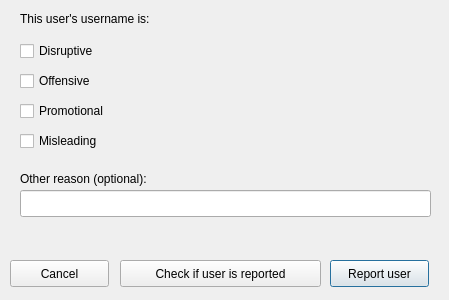
<?xml version="1.0" encoding="UTF-8"?>
<ui version="4.0">
 <class>UAAReport</class>
 <widget class="QDialog" name="UAAReport">
  <property name="geometry">
   <rect>
    <x>0</x>
    <y>0</y>
    <width>449</width>
    <height>300</height>
   </rect>
  </property>
  <property name="windowTitle">
   <string>Report user to UAA</string>
  </property>
  <widget class="QPushButton" name="pushButton">
   <property name="geometry">
    <rect>
     <x>330</x>
     <y>260</y>
     <width>99</width>
     <height>27</height>
    </rect>
   </property>
   <property name="text">
    <string>Report user</string>
   </property>
   <property name="default">
    <bool>true</bool>
   </property>
  </widget>
  <widget class="QPushButton" name="pushButton_2">
   <property name="geometry">
    <rect>
     <x>10</x>
     <y>260</y>
     <width>99</width>
     <height>27</height>
    </rect>
   </property>
   <property name="text">
    <string>Cancel</string>
   </property>
  </widget>
  <widget class="QLabel" name="label">
   <property name="geometry">
    <rect>
     <x>20</x>
     <y>10</y>
     <width>171</width>
     <height>17</height>
    </rect>
   </property>
   <property name="text">
    <string>This user's username is:</string>
   </property>
  </widget>
  <widget class="QCheckBox" name="checkBox">
   <property name="geometry">
    <rect>
     <x>20</x>
     <y>40</y>
     <width>201</width>
     <height>22</height>
    </rect>
   </property>
   <property name="text">
    <string>Disruptive</string>
   </property>
  </widget>
  <widget class="QCheckBox" name="checkBox_2">
   <property name="geometry">
    <rect>
     <x>20</x>
     <y>70</y>
     <width>98</width>
     <height>22</height>
    </rect>
   </property>
   <property name="text">
    <string>Offensive</string>
   </property>
  </widget>
  <widget class="QCheckBox" name="checkBox_3">
   <property name="geometry">
    <rect>
     <x>20</x>
     <y>100</y>
     <width>151</width>
     <height>22</height>
    </rect>
   </property>
   <property name="text">
    <string>Promotional</string>
   </property>
  </widget>
  <widget class="QCheckBox" name="checkBox_4">
   <property name="geometry">
    <rect>
     <x>20</x>
     <y>130</y>
     <width>121</width>
     <height>22</height>
    </rect>
   </property>
   <property name="text">
    <string>Misleading</string>
   </property>
  </widget>
  <widget class="QLabel" name="label_2">
   <property name="geometry">
    <rect>
     <x>20</x>
     <y>170</y>
     <width>171</width>
     <height>17</height>
    </rect>
   </property>
   <property name="text">
    <string>Other reason (optional):</string>
   </property>
  </widget>
  <widget class="QLineEdit" name="lineEdit">
   <property name="geometry">
    <rect>
     <x>20</x>
     <y>190</y>
     <width>411</width>
     <height>27</height>
    </rect>
   </property>
  </widget>
  <widget class="QPushButton" name="pushButton_3">
   <property name="geometry">
    <rect>
     <x>120</x>
     <y>260</y>
     <width>201</width>
     <height>27</height>
    </rect>
   </property>
   <property name="text">
    <string>Check if user is reported</string>
   </property>
  </widget>
 </widget>
 <resources/>
 <connections/>
</ui>
